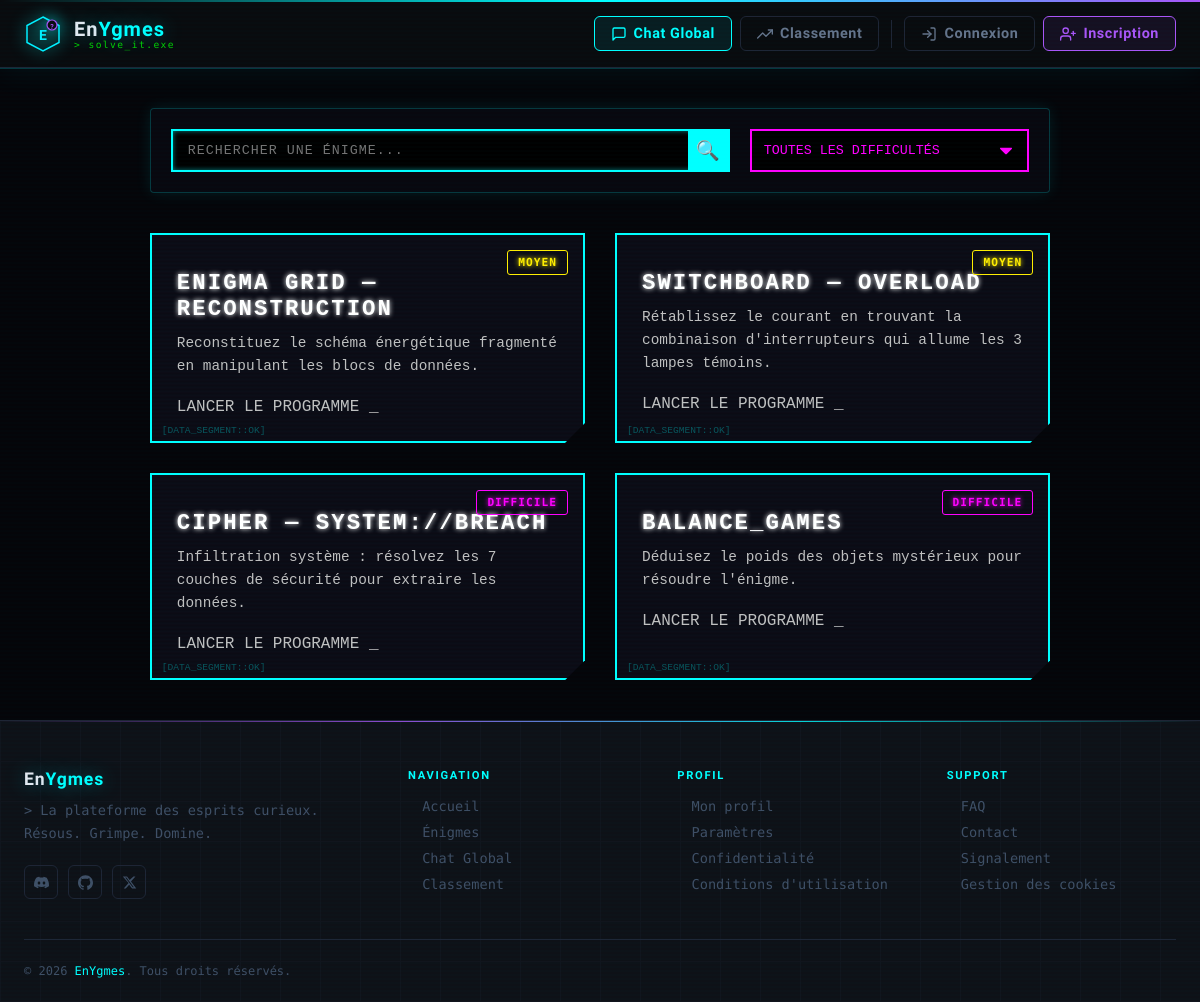
The page /layout/index.php on the database as committed earlier.
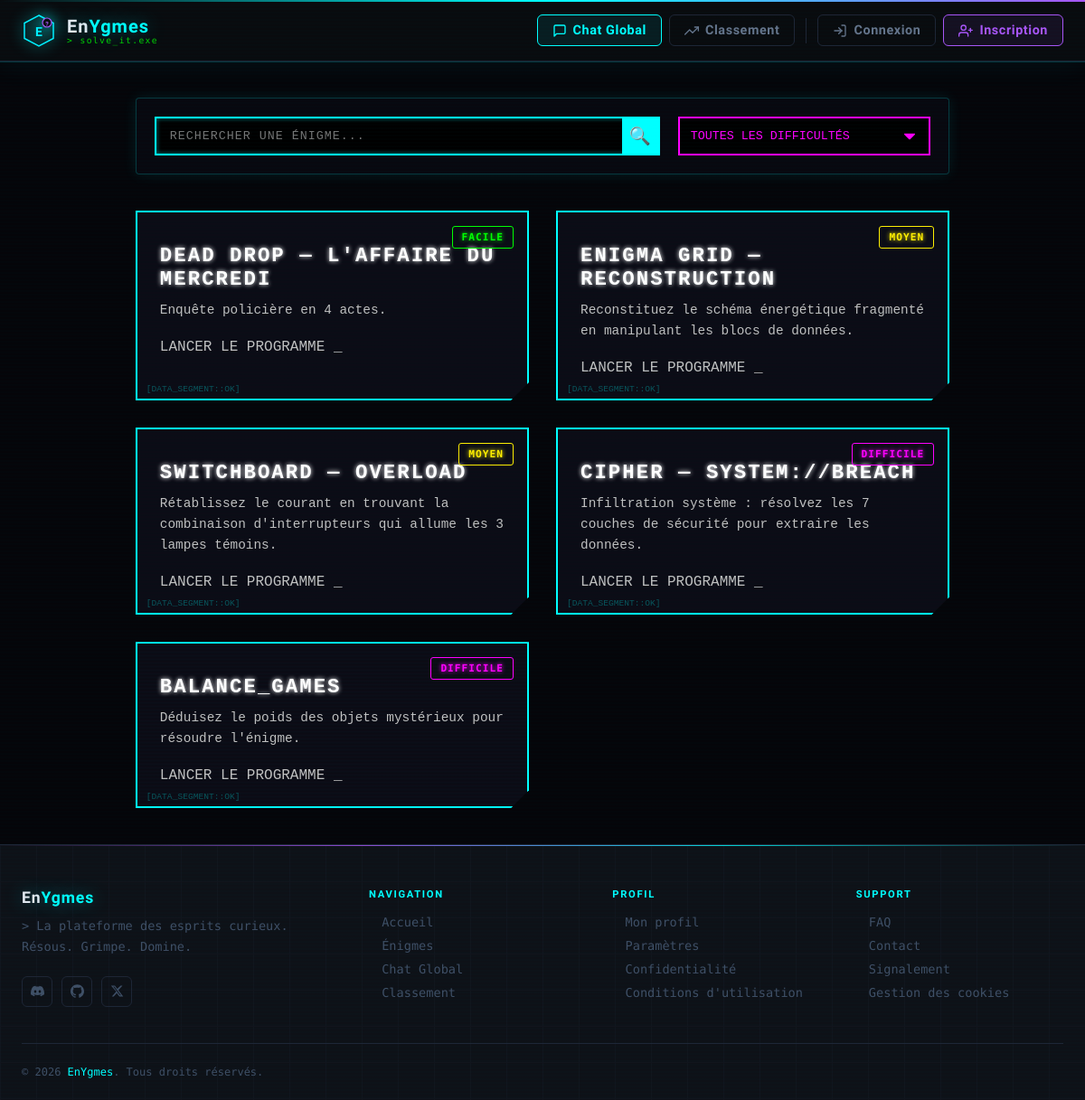
The same page on the database as committed later.
### tables this page shows
CREATE TABLE `riddles` (
  `id` int(11) NOT NULL,
  `title` varchar(255) NOT NULL,
  `description` text NOT NULL,
  `answer` varchar(255) NOT NULL,
  `max_points` int(11) DEFAULT 100,
  `difficulty` enum('facile','moyen','difficile') DEFAULT 'facile',
  `game_url` varchar(255) DEFAULT NULL
);

### layout/index.php (the view, shortened to what this page needs)
<?php
require '../config/database.php';
require '../includes/header.php';
try {
    $query = $pdo->query("SELECT * FROM riddles ORDER BY id DESC");
    $riddles = $query->fetchAll(PDO::FETCH_ASSOC);
} catch (PDOException $e) {
    die("Erreur lors de la récupération des énigmes : " . $e->getMessage());
}
?>
<link rel="stylesheet" href="../public/css/jeux.css">
<main class="container-jeux">
    <section class="controls">
        <div class="search-container">
            <input type="text" id="searchInput" placeholder="Rechercher une énigme...">
            <button type="submit" id="searchBtn" class="search-icon-btn">🔍</button>
        </div>
        <div class="filter-container">
            <select id="difficultyFilter" class="filter-select">
                <option value="all">Toutes les difficultés</option>
            </select>
        </div>
    </section>
    <section class="grid-jeux" id="gridJeux">
        <?php if (count($riddles) > 0): ?>
            <?php foreach ($riddles as $riddle): ?>
                <?php
                    $targetUrl = !empty($riddle['game_url']) ? "../" . $riddle['game_url'] : "jouer.php?id=" . $riddle['id'];
                ?>
                <a href="<?= $targetUrl ?>" class="card-jeu" data-difficulty="<?= htmlspecialchars($riddle['difficulty']) ?>">
                    <div class="card-content">
                        <span class="badge <?= htmlspecialchars($riddle['difficulty']) ?>">
                            <?= ucfirst(htmlspecialchars($riddle['difficulty'])) ?>
                        </span>
                        <h3><?= htmlspecialchars($riddle['title']) ?></h3>
                        <p><?= nl2br(htmlspecialchars($riddle['description'])) ?></p>
                        <?php if (!empty($riddle['game_url'])): ?>
                            <div class="launch-btn">LANCER LE PROGRAMME _</div>
                        <?php endif; ?>
                    </div>
                </a>
            <?php endforeach; ?>
        <?php else: ?>
            <p class="no-data">Aucune énigme n'a été trouvée dans le terminal...</p>
        <?php endif; ?>
    </section>
</main>
<?php require '../includes/footer.php'; ?>

Rows that differ between the two databases and show on the page:
added riddles: difficulty "FACILE", title "DEAD DROP — L'AFFAIRE DU MERCREDI", description "Enquête policière en 4 actes.", shows "LANCER LE PROGRAMME _"
